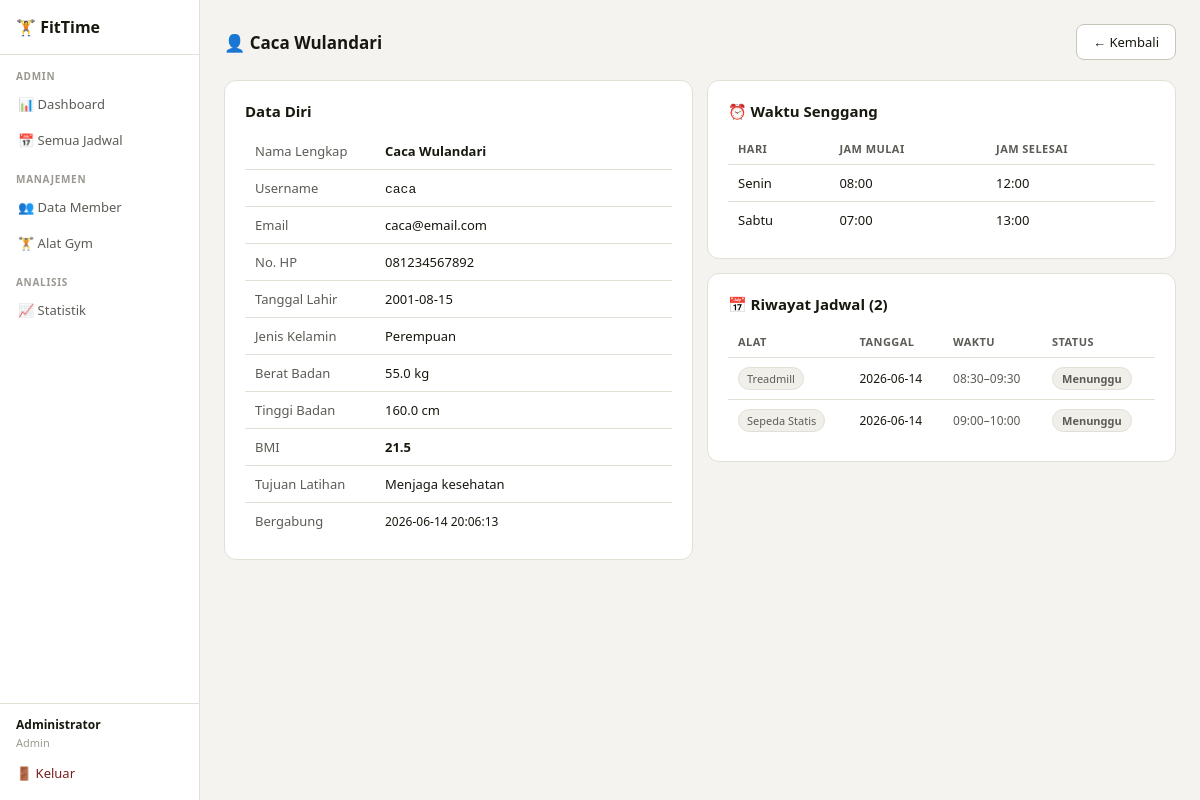
The app's page /admin/member/4 (signed in) with its own data.
### tables this page shows
CREATE TABLE users (
            id INTEGER PRIMARY KEY AUTOINCREMENT,
            username TEXT UNIQUE NOT NULL,
            password TEXT NOT NULL,
            role TEXT NOT NULL DEFAULT 'member',  -- 'admin' or 'member'
            nama_lengkap TEXT,
            email TEXT,
            no_hp TEXT,
            tanggal_lahir TEXT,
            jenis_kelamin TEXT,
            berat_badan REAL,
            tinggi_badan REAL,
            tujuan_latihan TEXT,
            created_at TEXT DEFAULT (datetime('now','localtime'))
        );

CREATE TABLE waktu_senggang (
            id INTEGER PRIMARY KEY AUTOINCREMENT,
            user_id INTEGER NOT NULL,
            hari TEXT NOT NULL,
            jam_mulai TEXT NOT NULL,
            jam_selesai TEXT NOT NULL,
            FOREIGN KEY (user_id) REFERENCES users(id)
        );

CREATE TABLE jadwal (
            id INTEGER PRIMARY KEY AUTOINCREMENT,
            user_id INTEGER NOT NULL,
            alat_id INTEGER NOT NULL,
            tanggal TEXT NOT NULL,
            jam_mulai TEXT NOT NULL,
            jam_selesai TEXT NOT NULL,
            catatan TEXT,
            status TEXT DEFAULT 'pending',  -- pending, approved, rejected, clash
            created_at TEXT DEFAULT (datetime('now','localtime')),
            FOREIGN KEY (user_id) REFERENCES users(id),
            FOREIGN KEY (alat_id) REFERENCES alat_gym(id)
        );

CREATE TABLE alat_gym (
            id INTEGER PRIMARY KEY AUTOINCREMENT,
            nama TEXT UNIQUE NOT NULL,
            deskripsi TEXT,
            kapasitas INTEGER DEFAULT 1,
            aktif INTEGER DEFAULT 1
        );

### app.py (the view)
@app.route('/admin/member/<int:uid>')
@login_required('admin')
def admin_member_detail(uid):
    with get_db() as db:
        user = db.execute('SELECT * FROM users WHERE id=?',(uid,)).fetchone()
        jadwal = db.execute('''SELECT j.*,a.nama as alat_nama FROM jadwal j
            JOIN alat_gym a ON j.alat_id=a.id WHERE j.user_id=? ORDER BY j.tanggal DESC,j.jam_mulai''',(uid,)).fetchall()
        ws = db.execute('SELECT * FROM waktu_senggang WHERE user_id=? ORDER BY id',(uid,)).fetchall()
        return render_template('admin_member_detail.html', user=user, jadwal=jadwal, ws=ws)

### app.py (called while the page is built)
def get_db():
    conn = sqlite3.connect(DB)
    conn.row_factory = sqlite3.Row
    return conn

def login_required(role=None):
    from functools import wraps
    def decorator(f):
        @wraps(f)
        def wrapped(*args,**kwargs):
            if 'user_id' not in session:
                flash('Silakan login terlebih dahulu.','warning')
                return redirect(url_for('login'))
            if role and session.get('role') != role:
                flash('Akses ditolak.','danger')
                return redirect(url_for('dashboard'))
            return f(*args,**kwargs)
        return wrapped
    return decorator

### templates/admin_member_detail.html (shortened to what this page needs)
{% extends 'base.html' %}
{% block content %}
<div class="page-header">
  <div class="page-title">👤 {{ user.nama_lengkap or user.username }}</div>
  <a href="{{ url_for('admin_member') }}" class="btn">← Kembali</a>
</div>
<div class="grid-2">
  <div class="card">
    <div class="section-title">Data Diri</div>
    <table>
      <tr><td style="color:var(--text2);width:130px">Nama Lengkap</td><td><strong>{{ user.nama_lengkap or '—' }}</strong></td></tr>
      <tr><td style="color:var(--text2)">Username</td><td><code>{{ user.username }}</code></td></tr>
      <tr><td style="color:var(--text2)">Email</td><td>{{ user.email or '—' }}</td></tr>
      <tr><td style="color:var(--text2)">No. HP</td><td>{{ user.no_hp or '—' }}</td></tr>
      <tr><td style="color:var(--text2)">Tanggal Lahir</td><td>{{ user.tanggal_lahir or '—' }}</td></tr>
      <tr><td style="color:var(--text2)">Jenis Kelamin</td><td>{{ 'Laki-laki' if user.jenis_kelamin=='L' else 'Perempuan' if user.jenis_kelamin=='P' else '—' }}</td></tr>
      <tr><td style="color:var(--text2)">Berat Badan</td><td>{{ user.berat_badan or '—' }} kg</td></tr>
      <tr><td style="color:var(--text2)">Tinggi Badan</td><td>{{ user.tinggi_badan or '—' }} cm</td></tr>
      {% if user.berat_badan and user.tinggi_badan %}
      <tr><td style="color:var(--text2)">BMI</td><td><strong>{{ "%.1f"|format(user.berat_badan/((user.tinggi_badan/100)**2)) }}</strong></td></tr>
      {% endif %}
      <tr><td style="color:var(--text2)">Tujuan Latihan</td><td>{{ user.tujuan_latihan or '—' }}</td></tr>
      <tr><td style="color:var(--text2)">Bergabung</td><td style="font-size:12px">{{ user.created_at }}</td></tr>
    </table>
  </div>
  <div>
    <div class="card" style="margin-bottom:14px">
      <div class="section-title">⏰ Waktu Senggang</div>
      {% if ws %}
      <table><thead><tr><th>Hari</th><th>Jam Mulai</th><th>Jam Selesai</th></tr></thead><tbody>
      {% for w in ws %}<tr><td>{{ w.hari }}</td><td>{{ w.jam_mulai }}</td><td>{{ w.jam_selesai }}</td></tr>{% endfor %}
      </tbody></table>
      {% else %}<div class="empty">Belum ada waktu senggang.</div>{% endif %}
    </div>
    <div class="card">
      <div class="section-title">📅 Riwayat Jadwal ({{ jadwal|length }})</div>
      {% if jadwal %}
      <table><thead><tr><th>Alat</th><th>Tanggal</th><th>Waktu</th><th>Status</th></tr></thead><tbody>
      {% for j in jadwal %}
      <tr>
        <td><span class="chip">{{ j.alat_nama }}</span></td>
        <td style="font-size:12px">{{ j.tanggal }}</td>
        <td style="font-size:12px;color:var(--text2)">{{ j.jam_mulai }}–{{ j.jam_selesai }}</td>
        <td>
          {% if j.status=='approved' %}<span class="badge b-ok">Disetujui</span>
          {% elif j.status=='rejected' %}<span class="badge b-clash">Ditolak</span>
          {% else %}<span class="badge b-gray">Menunggu</span>{% endif %}
        </td>
      </tr>
      {% endfor %}
      </tbody></table>
      {% else %}<div class="empty">Belum ada jadwal.</div>{% endif %}
    </div>
  </div>
</div>
{% endblock %}

### templates/base.html (style rules this page uses)
:root { --bg:#f4f3ef;--surface:#fff;--surface2:#f0efe9;--border:#e2dfd6;--border2:#c8c5b8; --text:#18180f;--text2:#5c5b55;--text3:#9a9890; --blue:#185FA5;--blue-bg:#e6f1fb;--blue-t:#0c447c; --green:#3B6D11;--green-bg:#eaf3de;--green-t:#27500a; --red:#A32D2D;--red-bg:#fcebeb;--red-t:#791f1f; --amber:#854F0B;--amber-bg:#faeeda;--amber-t:#633806; --r:8px;--rl:12px; }
* { box-sizing:border-box;margin:0;padding:0 }
body { font-family:'Segoe UI',system-ui,sans-serif;background:var(--bg);color:var(--text);font-size:14px;min-height:100vh }
a { color:var(--blue);text-decoration:none }
button,.btn { cursor:pointer;border-radius:var(--r);border:1px solid var(--border2);background:var(--surface);color:var(--text);padding:8px 16px;display:inline-flex;align-items:center;gap:6px;font-weight:500;font-size:13px;transition:all .15s;text-decoration:none }
.card { background:var(--surface);border:1px solid var(--border);border-radius:var(--rl);padding:1.25rem }
.badge { display:inline-flex;align-items:center;gap:3px;padding:3px 9px;border-radius:99px;font-size:11px;font-weight:600 }
.b-gray { background:var(--surface2);color:var(--text2);border:1px solid var(--border) }
table { width:100%;border-collapse:collapse;font-size:13px }
th { text-align:left;padding:8px 10px;font-size:11px;font-weight:700;color:var(--text2);border-bottom:1px solid var(--border);text-transform:uppercase;letter-spacing:.04em }
td { padding:9px 10px;border-bottom:1px solid var(--border);vertical-align:middle }
tr:last-child td { border-bottom:none }
.grid-2 { display:grid;grid-template-columns:1fr 1fr;gap:14px }
.section-title { font-size:15px;font-weight:700;color:var(--text);margin-bottom:12px }
.chip { display:inline-flex;align-items:center;padding:3px 8px;border-radius:99px;font-size:11px;background:var(--surface2);color:var(--text2);border:1px solid var(--border);gap:4px }
.page-header { display:flex;align-items:center;justify-content:space-between;margin-bottom:1.25rem;flex-wrap:wrap;gap:8px }
.page-title { font-size:17px;font-weight:800;color:var(--text);display:flex;align-items:center;gap:8px }

### records on screen
users: nama_lengkap "Caca Wulandari", username "caca", email "caca@email.com", no_hp "081234567892", tanggal_lahir "2001-08-15", jenis_kelamin "Perempuan", berat_badan "55.0", tinggi_badan "160.0", user.berat_badan/((user.tinggi_badan/100)**2) "21.5", tujuan_latihan "Menjaga kesehatan", created_at "2026-06-14 20:06:13"
waktu_senggang: hari "Senin", jam_mulai "08:00", jam_selesai "12:00"
waktu_senggang: hari "Sabtu", jam_mulai "07:00", jam_selesai "13:00"
jadwal: alat_nama "Treadmill", tanggal "2026-06-14", jam_mulai "08:30", jam_selesai "09:30", status "Menunggu"
jadwal: alat_nama "Sepeda Statis", tanggal "2026-06-14", jam_mulai "09:00", jam_selesai "10:00", status "Menunggu"

### other values on screen
{{ session.nama }} "Administrator"
{{ session.role|capitalize }} "Admin"
{{ jadwal|length }} "2"
